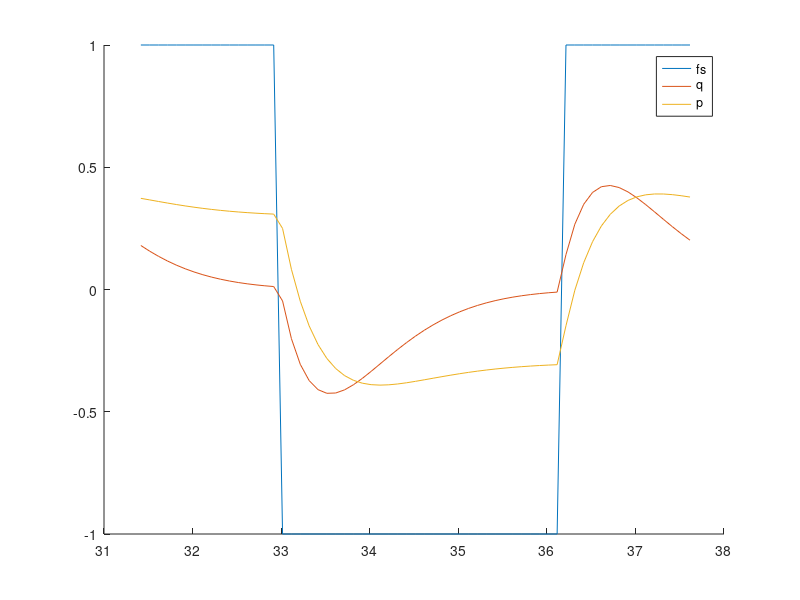

MATLAB code for this plot:
% %% Problem 1: Finding the tallest point on an island
% 
% z = @(x) -sin(4*pi*x(1))*sin(5*pi*x(2))*(2 - x(1))*(2 - x(2)); %x in km
% options = optimoptions('fmincon', 'Display', 'off');
% 
% % set z to negtive in order to use fmincon
% 
% %Quadratic (x_1 and x_2 from 0 to 1):
% 
% testnormal = [0:0.1:1;0:0.1:1];
% testfmincon = [0.1, 0.1];
% xlength = length(testnormal);
% xmax = -100;
% lb = zeros(size(testfmincon));
% up = ones(size(testfmincon));
% [x, fval] = fmincon(z, testfmincon, [], [], [], [], lb, up);
% fvalues = zeros(1, xlength);
% for q=1:xlength
%     xin = [testnormal(1, q), testnormal(2, q)];
%     [x, fvalu] = fmincon(z, xin, [], [], [], [], lb, up, [], options);
%     fvalues(q) = fvalu;
% end
% 
% for i=1:xlength
%     for k = 1:xlength
%         x_1 = testnormal(1, i);
%         x_2 = testnormal(2, k);
%         zpoint = -z([x_1, x_2]);
%         if(xmax < zpoint)
%            xmax = zpoint;
%         end
%     end
% end
% fprintf('The highest peak is %f kms (fmincon with different start values)\n', -min(fvalues));
% fprintf('The highest peak is %f kms (fmincon)\n', -fval);
% fprintf('The highest peak is %f kms (Something else)\n', xmax);
% 
% %%Circular (origo in x1 = x2 = 0.5 km and radius = 0.5 km): 
% 
% %to test the function
% 
% %circlepts = [0:0.05:1; 0:0.05:1];
% tfminconcircle = [0.1, 0.1];
% %xlength = length(circlepts);
% xmaxcircle = 0;
% [xvalcircle, fvalcircle] = fmincon(z, tfminconcircle, [], [], [], [], [], [], @confun);
% x_1maxpoint = 0;
% x_2maxpoint = 0;
% 
% for q=1:1000
%      [x1, x2] = RanCircleP(0.5, 0.5, 0.5);
%      [x, fvalu] = fmincon(z, [x1, x2], [], [], [], [], [], [], @confun, options);
%      if(fvalu < xmaxcircle)
%          xmaxcircle = fvalu;
%          x_1maxpoint = x(1);
%          x_2maxpoint = x(2);
%      end
% end
% 
% %%Circular Constraints function
% 
% fprintf('The highest peak is %f kms on point (%f, %f)(fmincon with different start values)\n',... 
%                 -xmaxcircle, x_1maxpoint, x_2maxpoint);
% fprintf('The highest peak is %f kms on point %f (fmincon startpoint (0.1, 0.1)\n',...
%     -fvalcircle, xvalcircle);
% 

%% Problem 2: Find the optimal values for R and C.

t = 10*pi:0.1:12*pi;
v = 1;
omega = 1;
I = 0.3;
R = 1;
C = 1;

T=0:pi:12*pi;
fs = @(t) (cos(t) >= 0) - (cos(t) < 0);

q_0 = 0;
p_0 = 0;
y_0 = [q_0; p_0];

dy_dt = @(t, y) [fs(t)-y(2)/I; y(1)/C+R*fs(t)-R*y(2)/I];

[~,y]=ode45(dy_dt,0:pi:10*pi,y_0);
[t,y]=ode45(dy_dt,t,y(end,:));
cost=sum(abs(y(:,1)-cos(t))); % Here, y(:,1) is the mass position

hold on

plot(t, arrayfun(fs, t))
plot(t, y)

hold off
legend('fs', 'q', 'p')

function [c, ceq] = confun(x)
% Nonlinear inequality constraints
c = (x(1)-0.5)^2 + (x(2)-0.5)^2 - 0.5^2;
% Nonlinear equality constraints
ceq = [];
end

function [x, y]=RanCircleP(x1,y1,rc)
%the function, must be on a folder in matlab path
a=2*pi*rand;
r=sqrt(rand);
x=(rc*r)*cos(a)+x1;
y=(rc*r)*sin(a)+y1;
end